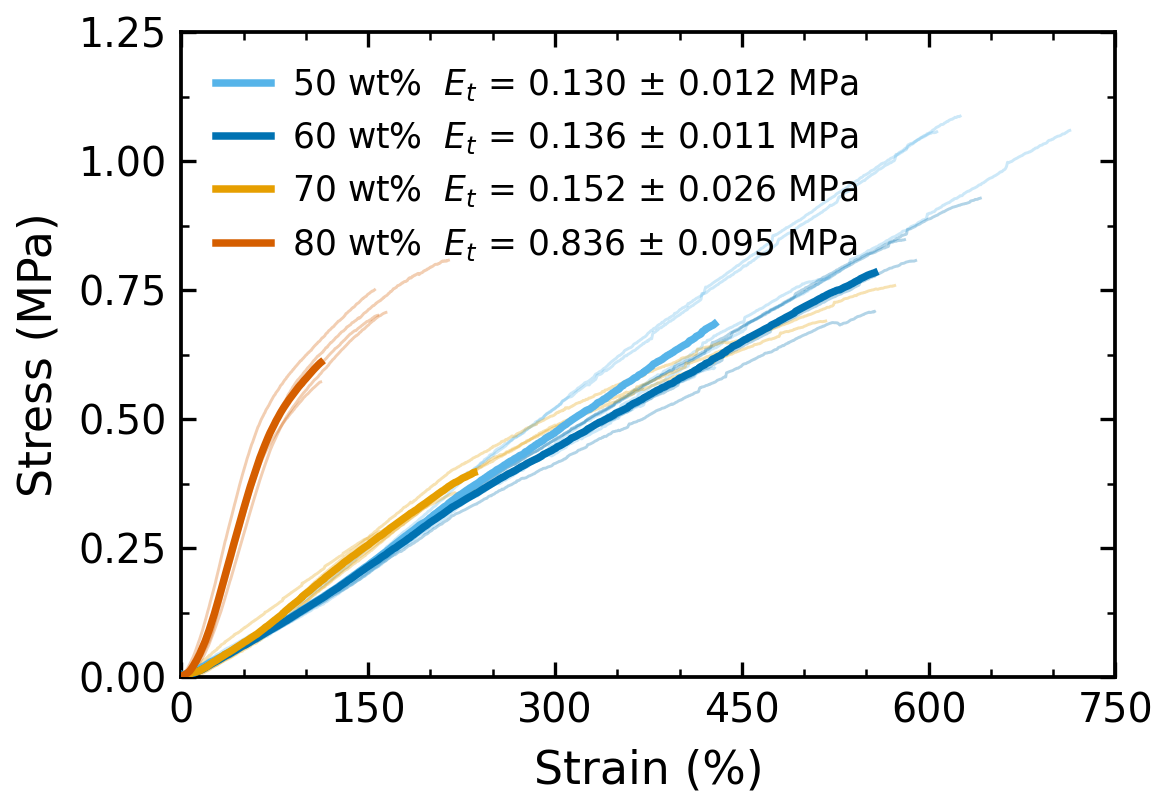
#> input picture paper/figures/fig2d_stress_strain_wtpct_sans.png, 1170 x 810 px
$ python figG_fig2_composite.py
#> lines starting #> are read from the running program, lines starting #| are printed output that depends on the picture
#!/usr/bin/env python
"""Assemble the Figure 2 composite page (raster draft, 300 dpi).

Grid (Nature double column, 183 mm / 7.2 in wide, <= 9.5 in tall):
    Row 1:  a  composition-series stress-strain | b fabrication workflow | c SEM group
    Row 2:  d  magnetization-direction stress-strain | e geometry-sensitivity heatmaps
    Row 3:  f  tap response / repeatability (full width; sub-panels f1-f3)
            f  150k-cycle durability + response-time histogram (centred;
               sub-panels f4-f5)

Layout rhythm: every row is a letter strip (HDR) over content; rows are
separated by one uniform GAP_ROW and columns within a row by one uniform
GAP_COL.  Row 1 solves the SEM-group width WC so that a | b | c share a
single common height and fill the page width exactly; row 2 derives its
height the same way for d | e.  The b JPG ships with white padding, so it
is cropped to content (trim_white) before its aspect ratio enters the
solve -- it is then placed undistorted.

Sub-panel letters inside the f-row source rasters are neutral (f1..f5,
set in figC_response_event.py and fig2ef_characterization.py) so they can
never collide with the top-level a-f letters drawn here; the SEM group
uses the same convention (c1..c3, drawn by this script).

Raster assembly draft: panels are placed with imshow at native resolution;
vector originals ship separately. No content is redrawn or invented; the
b panel is the team-made fabrication schematic used as-is (typos noted
below), and no scale bars are synthesised on the SEM micrographs (see
on-figure note).

Excluded assets (disclosed in the manuscript notes):
    sem_extra1.png  - low-res draft stress-strain chart, not an SEM (redundant with a)
    sem_extra2.png  - oblique top view, redundant with c2 at this panel size
    fig2f_cyclic_stability.png - within-checkpoint stability, overlaps the
                                 150k-cycle durability panel chosen for f
"""

from pathlib import Path

import matplotlib
import numpy as np

matplotlib.use("Agg")
import matplotlib.image as mpimg
import matplotlib.patheffects as pe
import matplotlib.pyplot as plt

FIG_DIR = Path(__file__).resolve().parent.parent / "figures"
SEM_DIR = FIG_DIR / "sem_hires"
OUT_STEM = FIG_DIR / "fig2_composite"

DPI = 300

# ---------------------------------------------------------------- geometry (inches)
W = 7.2          # Nature double-column width (183 mm)
M_L = 0.05       # outer margins
M_R = 0.05
M_T = 0.06
M_B = 0.10
HDR = 0.20       # header strip per row for the bold panel letters
GAP_ROW = 0.24   # uniform gap between rows (content bottom -> next letter strip);
                 # the SEM scale note lives inside the first one
GAP_COL = 0.12   # uniform gap between columns within a row
GC = 0.06        # inner gap inside the c (SEM) group
F2_W = 4.70      # width of the second (centred) f strip
GAP_F = 0.12     # inner gap between the two f strips (sub-panels of one f)

LETTER_KW = dict(fontsize=10, fontweight="bold", family="sans-serif",
                 ha="left", va="top", color="black")


def load(path):
    img = mpimg.imread(str(path))
#> img is the input picture: shape (810, 1170, 4) float32; mean R, G, B, A 0.944, 0.947, 0.945, 1
    h, w = img.shape[:2]
#> h = 810; w = 1170
    return img, w / h


def trim_white(img, thr=245, pad=6, min_px=2):
    """Crop near-white borders (exported-JPG padding) via numpy slicing.

    A row/column counts as content when at least `min_px` of its pixels
    have a min-over-RGB value below `thr` (JPG noise tolerance); `pad`
    pixels of breathing room are kept on every side.
    """
    a = img
    if a.dtype != np.uint8:
        a = (np.clip(a, 0.0, 1.0) * 255).astype(np.uint8)
    g = a[..., :3].min(axis=2) if a.ndim == 3 else a
    mask = g < thr
    rows = np.where(mask.sum(axis=1) >= min_px)[0]
    cols = np.where(mask.sum(axis=0) >= min_px)[0]
    if rows.size == 0 or cols.size == 0:
        return img
    r0 = max(int(rows[0]) - pad, 0)
    r1 = min(int(rows[-1]) + pad + 1, g.shape[0])
    c0 = max(int(cols[0]) - pad, 0)
    c1 = min(int(cols[-1]) + pad + 1, g.shape[1])
    return img[r0:r1, c0:c1]


def main():
    img_a, ar_a = load(FIG_DIR / "fig2d_stress_strain_wtpct_sans.png")
#> ar_a = 1.44
    img_d, ar_d = load(FIG_DIR / "fig2d_stress_strain_direction_sans.png")
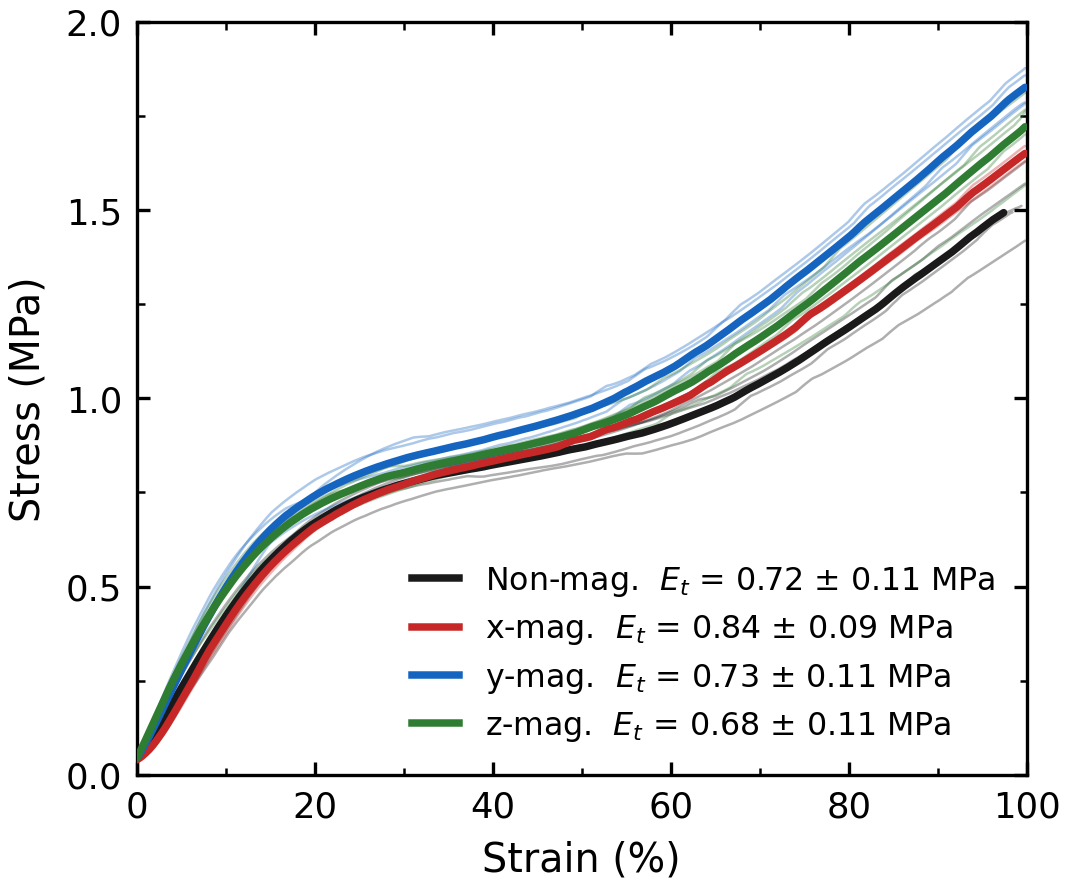
#> input picture paper/figures/fig2d_stress_strain_direction_sans.png, 1069 x 889 px
#> in load, img is the input picture: shape (889, 1069, 4) float32; mean R, G, B, A 0.938, 0.939, 0.94, 1
#> ar_d = 1.2
    img_e, ar_e = load(FIG_DIR / "fig2e_geometry_sensitivity.png")
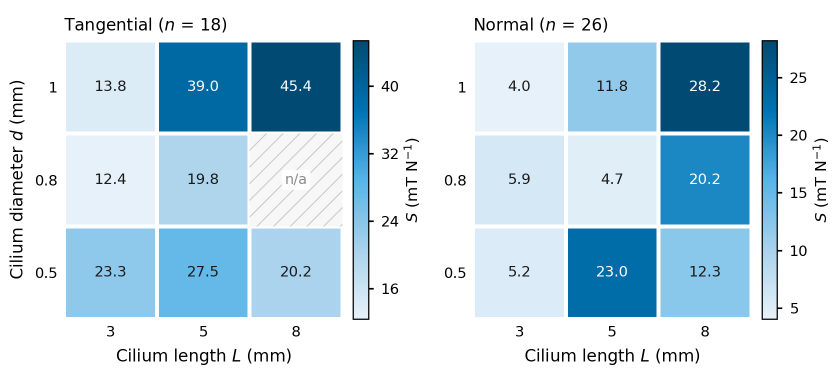
#> input picture paper/figures/fig2e_geometry_sensitivity.png, 1680 x 765 px (shown at 1/2 size)
#> in load, img is the input picture: shape (765, 1680, 4) float32; mean R, G, B, A 0.764, 0.855, 0.91, 1
#> ar_e = 2.2
    img_f1, ar_f1 = load(FIG_DIR / "fig2f_response_event.png")
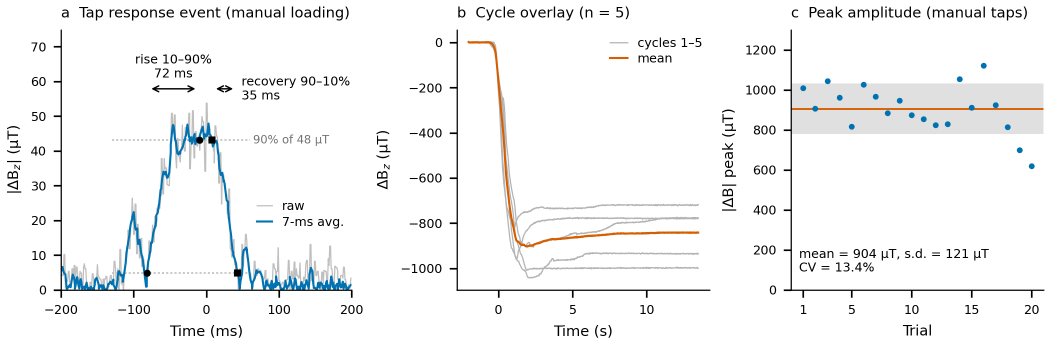
#> input picture paper/figures/fig2f_response_event.png, 2100 x 690 px (shown at 1/2 size)
#> in load, img is the input picture: shape (690, 2100, 4) float32; mean R, G, B, A 0.957, 0.96, 0.96, 1
#> ar_f1 = 3.04
    img_f2, ar_f2 = load(FIG_DIR / "fig2f_dynamics_durability.png")
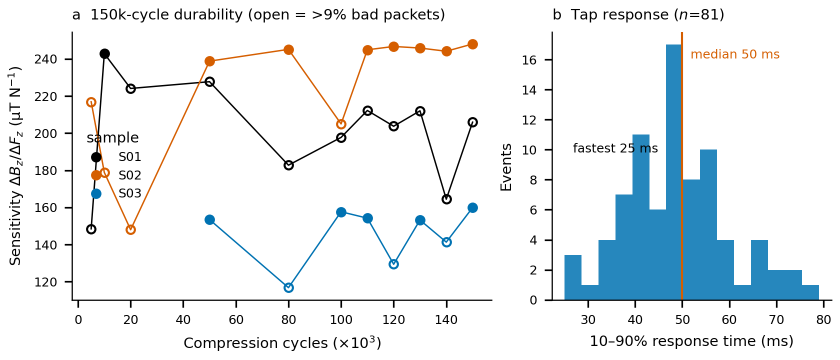
#> input picture paper/figures/fig2f_dynamics_durability.png, 1680 x 720 px (shown at 1/2 size)
#> in load, img is the input picture: shape (720, 1680, 4) float32; mean R, G, B, A 0.908, 0.931, 0.945, 1
#> ar_f2 = 2.33
    img_c1, ar_c1 = load(SEM_DIR / "101.jpg")          # stage overview, 400 um bar
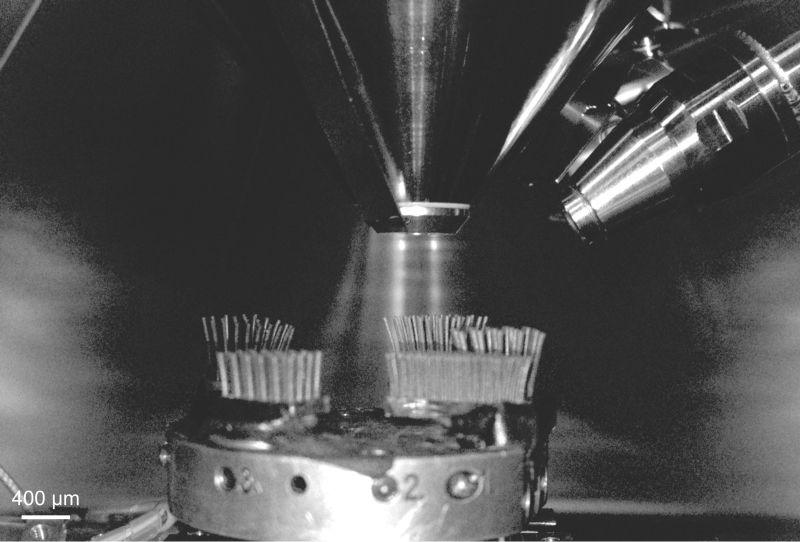
#> input picture paper/figures/sem_hires/101.jpg, 2400 x 1626 px (shown at 1/3 size)
#> in load, img is the input picture: shape (1626, 2400, 3); min 34, max 255, mean 78.8
#> ar_c1 = 1.48
    img_c2, ar_c2 = load(SEM_DIR / "08-8-1-01.jpg")    # cilia close-up, 300 um bar
    img_c3, ar_c3 = load(SEM_DIR / "05-3-04.jpg")      # cross-section, 100 um bar + 402.5 um

    # b: team-made fabrication workflow schematic (real asset).  The export
    # ships with white padding, so crop to content before its aspect ratio
    # enters the row-1 solve.  Known typos in the source art ("Vaccum",
    # "Demode") to fix in the final vector redraw; used as-is here.
    img_b = trim_white(mpimg.imread(str(FIG_DIR / "assets" / "fig2b_fabrication_workflow.jpg")))
    ar_b = img_b.shape[1] / img_b.shape[0]

    usable = W - M_L - M_R

    # -- row 1: solve the SEM-group width WC so that a | b | c share one
    #    common height h1 and fill the usable width exactly (no distortion,
    #    no slack).  The c group is affine in WC:  h1 = p * WC + q.
    p = 1.0 / ar_c1 + 1.0 / (ar_c2 + ar_c3)
    q = GC * (1.0 - 1.0 / (ar_c2 + ar_c3))
    U = usable - 2 * GAP_COL
    WC = (U - (ar_a + ar_b) * q) / ((ar_a + ar_b) * p + 1.0)
    h1 = p * WC + q
    a_w = ar_a * h1
    b_w = ar_b * h1
    c1_h = WC / ar_c1
    c23_h = (WC - GC) / (ar_c2 + ar_c3)

    # -- row 2: d | e share height H2 and fill the width with one GAP_COL
    H2 = (usable - GAP_COL) / (ar_d + ar_e)
    d_w = ar_d * H2
    e_w = ar_e * H2

    # -- row 3: f1 full width, f2 centred
    f1_h = usable / ar_f1
    f2_h = F2_W / ar_f2

    H = (M_T + HDR + h1 + GAP_ROW
         + HDR + H2 + GAP_ROW
         + HDR + f1_h + GAP_F + f2_h + M_B)
    print(f"figure size: {W:.2f} x {H:.2f} in  (limit 9.5 in)")
    print(f"row 1: h1 = {h1:.3f} in, WC = {WC:.3f} in;  row 2: H2 = {H2:.3f} in")

    fig = plt.figure(figsize=(W, H))

    def ax_at(x, y_top, w, h):
        """Axes from top-left corner in inches."""
        ax = fig.add_axes([x / W, (H - y_top - h) / H, w / W, h / H])
        ax.set_axis_off()
        return ax

    def letter(x, y_top, s):
        fig.text(x / W, (H - y_top) / H, s, **LETTER_KW)

    # ---------------------------------------------------------------- row 1
    y = M_T
    letter(M_L, y, "a")
    x_b = M_L + a_w + GAP_COL
    letter(x_b, y, "b")
    x_c = x_b + b_w + GAP_COL
    letter(x_c, y, "c")
    y += HDR

    ax_at(M_L, y, a_w, h1).imshow(img_a, aspect="auto")
    ax_at(x_b, y, b_w, h1).imshow(img_b, aspect="auto")

    # c group: c1 stage overview on top, c2 side view | c3 cross-section below
    sub_kw = dict(fontsize=6.5, fontweight="bold", family="sans-serif",
                  color="white", ha="left", va="top",
                  path_effects=[pe.withStroke(linewidth=1.4, foreground="black")])
    axc1 = ax_at(x_c, y, WC, c1_h)
    axc1.imshow(img_c1, aspect="auto")
    axc1.text(0.035, 0.955, "c1", transform=axc1.transAxes, **sub_kw)

    y_c23 = y + c1_h + GC
    c2_w = ar_c2 * c23_h
    c3_w = ar_c3 * c23_h
    axc2 = ax_at(x_c, y_c23, c2_w, c23_h)
    axc2.imshow(img_c2, aspect="auto")
    axc2.text(0.05, 0.93, "c2", transform=axc2.transAxes, **sub_kw)
    axc3 = ax_at(x_c + c2_w + GC, y_c23, c3_w, c23_h)
    axc3.imshow(img_c3, aspect="auto")
    axc3.text(0.05, 0.93, "c3", transform=axc3.transAxes, **sub_kw)

    # SEM scale note (no invented scale bars). When real bar lengths arrive
    # from the SEM metadata, draw the bars HERE at composite scale (axes
    # overlay on axc1/axc2/axc3) rather than relying on the tiny burned-in
    # '402.5 um' annotation inside the c3 raster.  The note sits inside the
    # uniform row gap, flush with the page's right edge under the c group.
    y_note = y + h1 + 0.035
    fig.text((W - M_R) / W, (H - y_note) / H,
             "on-image scale bars: c1 400 \u03bcm, c2 300 \u03bcm,\n"
             "c3 100 \u03bcm (+402.5 \u03bcm width annotation)",
             ha="right", va="top", fontsize=5.5, color="#666666",
             family="sans-serif", linespacing=1.25)

    # ---------------------------------------------------------------- row 2
    y = M_T + HDR + h1 + GAP_ROW
    x_e = M_L + d_w + GAP_COL
    letter(M_L, y, "d")
    letter(x_e, y, "e")
    y += HDR
    ax_at(M_L, y, d_w, H2).imshow(img_d, aspect="auto")
    ax_at(x_e, y, e_w, H2).imshow(img_e, aspect="auto")

    # ---------------------------------------------------------------- row 3
    y = M_T + HDR + h1 + GAP_ROW + HDR + H2 + GAP_ROW
    letter(M_L, y, "f")
    y += HDR
    ax_at(M_L, y, usable, f1_h).imshow(img_f1, aspect="auto")
    x_f2 = M_L + (usable - F2_W) / 2
    ax_at(x_f2, y + f1_h + GAP_F, F2_W, f2_h).imshow(img_f2, aspect="auto")

    # ---------------------------------------------------------------- save
    for ext in ("png", "pdf"):
        out = OUT_STEM.with_suffix("." + ext)
        fig.savefig(out, dpi=DPI, facecolor="white")
        print("wrote", out)
    plt.close(fig)


if __name__ == "__main__":
#> (the run stopped early here; a loop or call above may not have finished)
